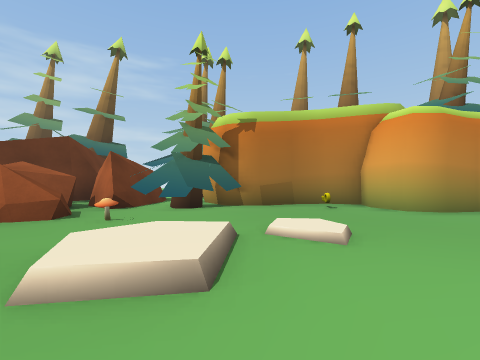
[1] (above)

24 first-person views from a walk through a 3-D level made in the Unity game engine. The camera is 1.4 m above the floor, looks level and sees 90° across. The floor is counted in squares, 2 m on a side. Each view is taken from the middle of a square. On the plan, view 1 faces up. The plan holds only what a view shows up to about 9 squares ahead; the rest is blank. The place goes on beyond the plan.

[2]
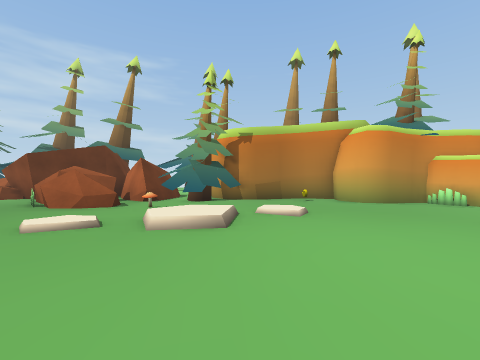

[3]
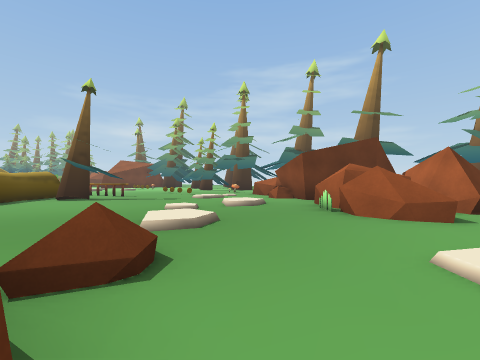

[4]
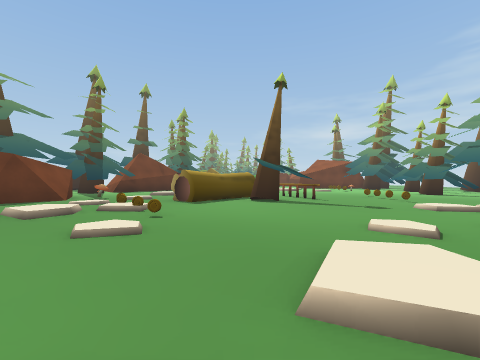

[5]
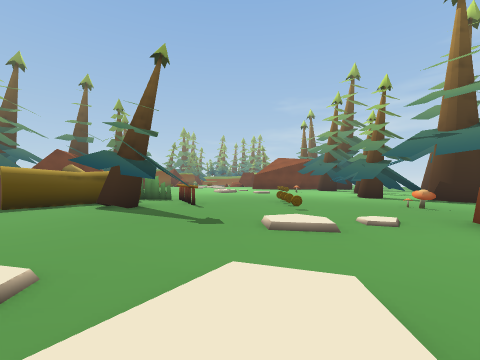

[6]
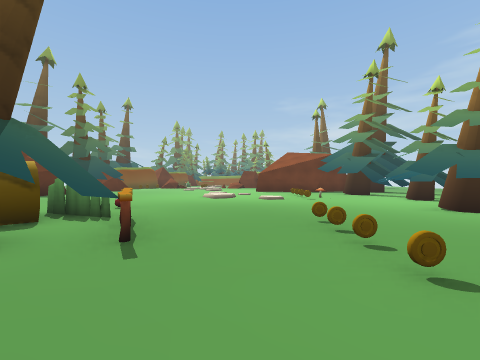

[7]
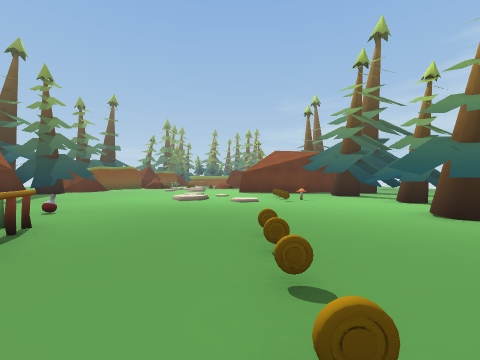

[8]
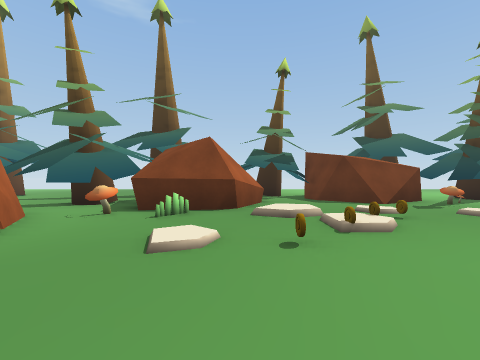

[9]
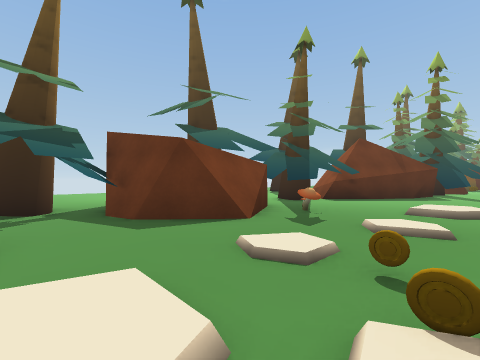

[10]
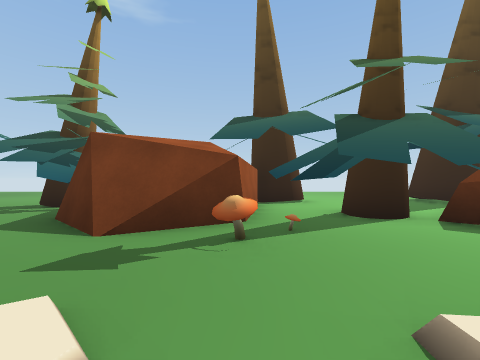

[11]
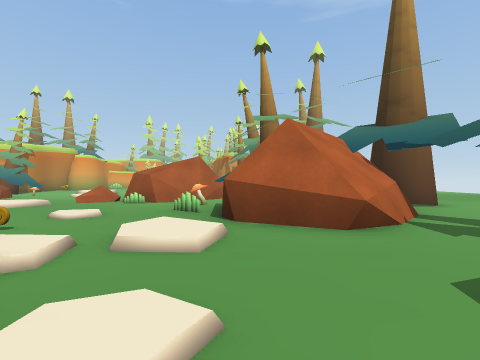

[12]
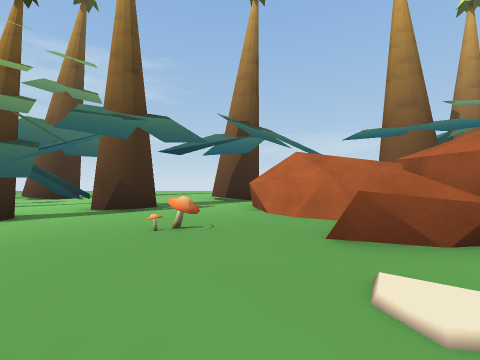

[13]
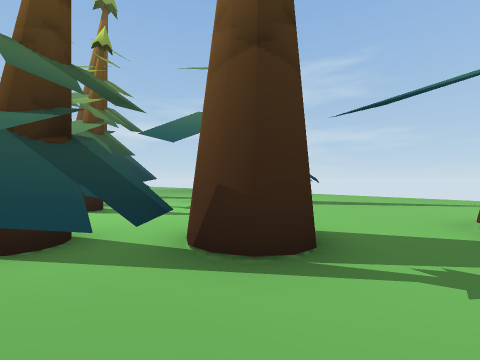

[14]
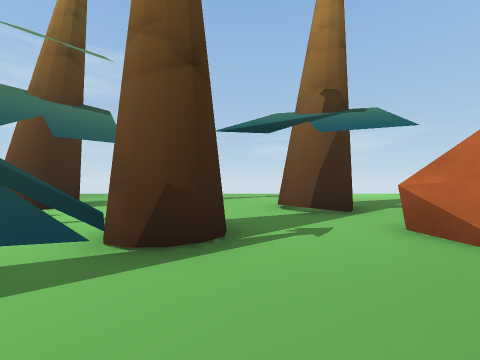

[15]
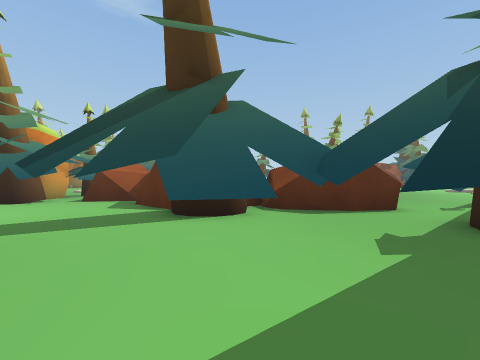

[16]
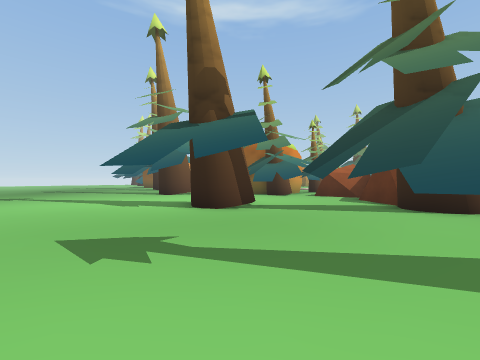

[17]
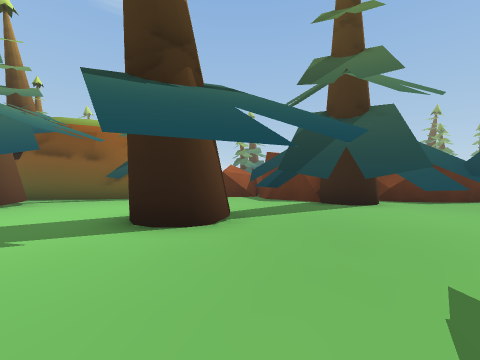

[18]
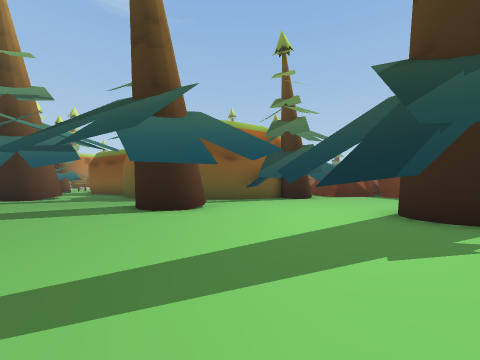

[19]
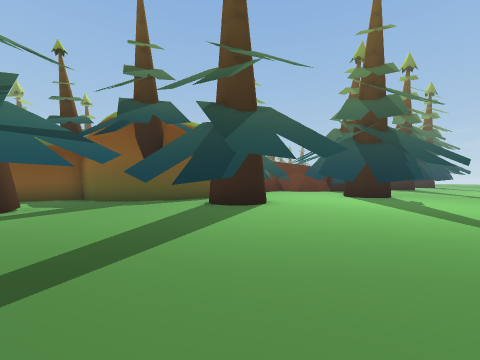

[20]
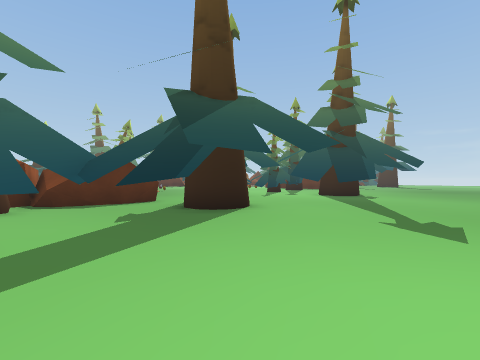

[21]
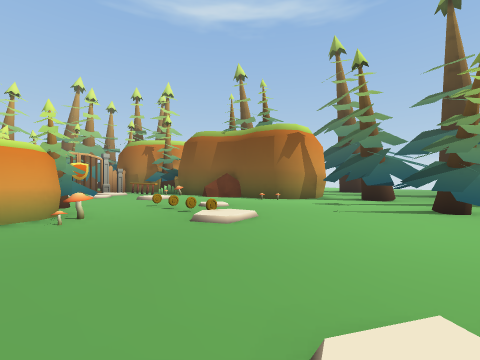

[22]
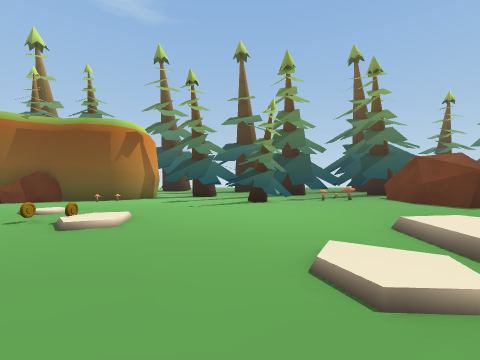

[23]
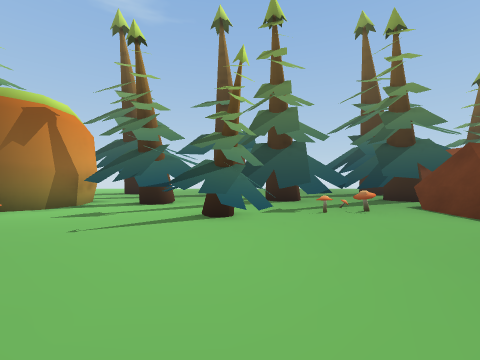

[24]
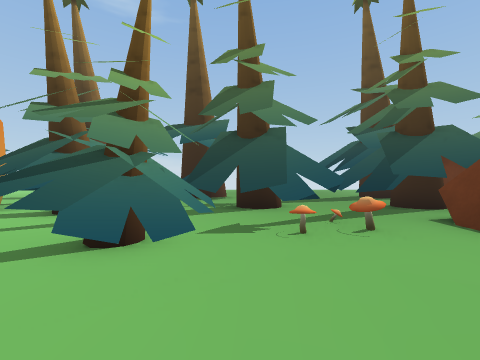

### Floor plan
Key: @ floor where view 1 was taken; # wall or solid block; . main floor; : floor 0.25 m higher than the main floor; / step, stairs or slope; = window, fence, low wall or low ledge; ^ raised ledge; R rock; C coin; F fence; P potion; T thing the floor can be seen under or through; O other object.
Columns run from 21 left of view 1 to 8 right of it. Each row starts with its distance up from view 1.
 19   ........................
 18   ................. ..........
 17    ...... ...... .............
 16   ..#.. ...#.........^.. .....
 15   #.........#.....#..#.... ...
 14  ##.. ..##..##.. .#........#..
 13  ...  ..##......#......##..#..
 12   .. ... ....##.. ......#.....
 11 ###^..#. .######...  ##......#
 10 ###. #....#######...#######..#
  9 ....###....##   ###.#     #...
  8 ....  ..=.RR##  ###.#     ##.
  7 OO..........R############# ###
  6 ...............######^.O.##O
  5  :....CCC.:....O#R.^^......O
  4 /............:..RR.=........#O
  3 /...................:/:....#OO
  2 ......F## ..//....////........
  1 ....PO###.....::../......:CCO.
  0 ......O#. .....//....@.....:..
 -1 .....  OO.......R#............
 -2 ....    O.CC.:.O##....OO......
 -3 ......./.CC.....##.==.OO...##R
 -4 .....:./.../.O.^##..##O ##^#
 -5 #........../###.###^###.####
 -6 ####..=.....# #.###.## ..  #
 -7   #.. ####..###....
 -8   ##..#  TT .## ...
 -9     . #  TTT..##...
-10     ..#   T ...#
-11 #   ##       ...
-12          ..   ..
-13          ..

Where each view was taken, in squares from view 1:
view 1: 0 up, 0 right, facing up
view 2: 2 down, 0 right, facing up
view 3: 1 down, 3 left, facing up-left
view 4: 0 up, 5 left, facing left
view 5: 4 up, 7 left, facing left
view 6: 4 up, 11 left, facing left
view 7: 5 up, 12 left, facing left
view 8: 1 up, 9 left, facing down
view 9: 3 down, 10 left, facing down-left
view 10: 3 down, 15 left, facing down
view 11: 5 down, 13 left, facing right
view 12: 5 up, 12 left, facing up
view 13: 9 up, 13 left, facing up-left
view 14: 8 up, 14 left, facing up
view 15: 17 up, 8 left, facing down
view 16: 19 up, 8 left, facing down-right
view 17: 19 up, 4 left, facing down
view 18: 19 up, 1 right, facing down
view 19: 18 up, 8 right, facing down-left
view 20: 19 up, 8 left, facing down-left
view 21: 4 up, 1 right, facing down-right
view 22: 5 up, 2 right, facing down
view 23: 2 up, 1 right, facing down
view 24: 0 up, 0 right, facing down
